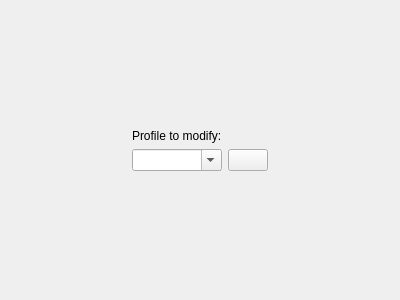
<?xml version="1.0" encoding="UTF-8"?>
<ui version="4.0">
 <class>SelectProfilePage</class>
 <widget class="QWizardPage" name="SelectProfilePage">
  <property name="geometry">
   <rect>
    <x>0</x>
    <y>0</y>
    <width>400</width>
    <height>300</height>
   </rect>
  </property>
  <property name="windowTitle">
   <string>WizardPage</string>
  </property>
  <property name="title">
   <string>Choose profile</string>
  </property>
  <layout class="QGridLayout" name="gridLayout">
   <item row="2" column="1">
    <widget class="QComboBox" name="cbProfile">
     <property name="editable">
      <bool>true</bool>
     </property>
    </widget>
   </item>
   <item row="2" column="3">
    <spacer name="horizontalSpacer_2">
     <property name="orientation">
      <enum>Qt::Horizontal</enum>
     </property>
     <property name="sizeHint" stdset="0">
      <size>
       <width>40</width>
       <height>20</height>
      </size>
     </property>
    </spacer>
   </item>
   <item row="0" column="1">
    <spacer name="verticalSpacer">
     <property name="orientation">
      <enum>Qt::Vertical</enum>
     </property>
     <property name="sizeHint" stdset="0">
      <size>
       <width>20</width>
       <height>40</height>
      </size>
     </property>
    </spacer>
   </item>
   <item row="3" column="1">
    <spacer name="verticalSpacer_2">
     <property name="orientation">
      <enum>Qt::Vertical</enum>
     </property>
     <property name="sizeHint" stdset="0">
      <size>
       <width>20</width>
       <height>40</height>
      </size>
     </property>
    </spacer>
   </item>
   <item row="2" column="0">
    <spacer name="horizontalSpacer">
     <property name="orientation">
      <enum>Qt::Horizontal</enum>
     </property>
     <property name="sizeHint" stdset="0">
      <size>
       <width>40</width>
       <height>20</height>
      </size>
     </property>
    </spacer>
   </item>
   <item row="1" column="1">
    <widget class="QLabel" name="label">
     <property name="text">
      <string>Profile to modify:</string>
     </property>
    </widget>
   </item>
   <item row="2" column="2">
    <widget class="QPushButton" name="pbAddProfile">
     <property name="text">
      <string/>
     </property>
     <property name="icon">
      <iconset resource="../../res/LightpackResources.qrc">
       <normaloff>:/icons/profile_new.png</normaloff>:/icons/profile_new.png</iconset>
     </property>
    </widget>
   </item>
  </layout>
 </widget>
 <resources>
  <include location="../../res/LightpackResources.qrc"/>
 </resources>
 <connections/>
</ui>
